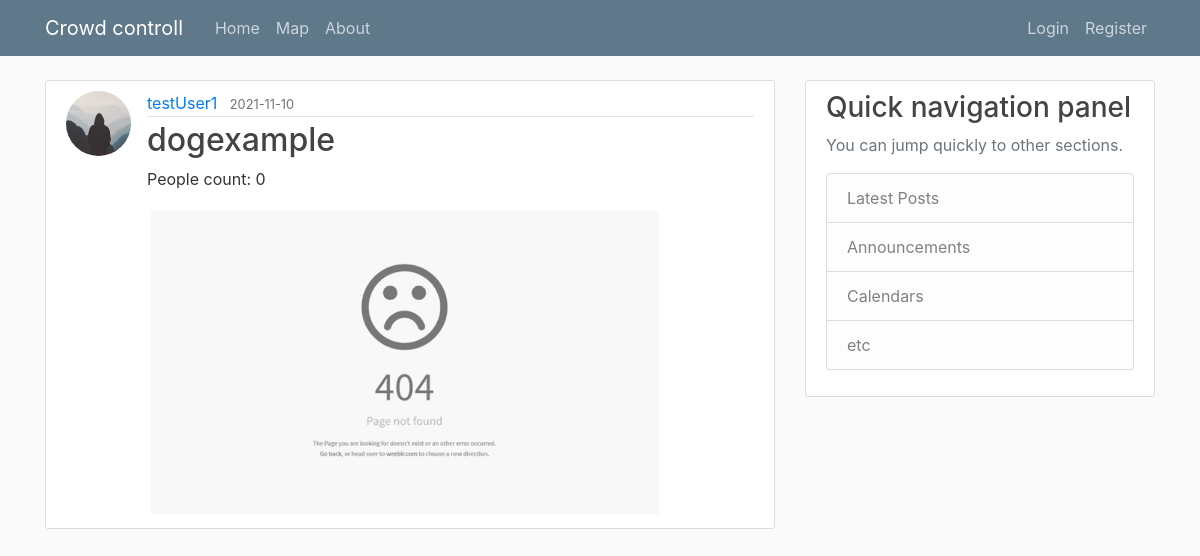
/post/1, run on the app's committed database.
### crowdControll/models.py (models this page shows, shortened)
class User(db.Model, UserMixin):
    id = db.Column(db.Integer, primary_key=True)
    username = db.Column(db.String(20), unique=True, nullable=False)
    email = db.Column(db.String(120), unique=True, nullable=False)
    image_file = db.Column(db.String(20), nullable=False, default='default.jpg')
    password = db.Column(db.String(60), nullable=False)
    posts = db.relationship('Post', backref='author', lazy=True)

class Post(db.Model):
    id = db.Column(db.Integer, primary_key=True)
    title = db.Column(db.String(100), nullable=False)
    date_posted = db.Column(db.DateTime, nullable=False, default=datetime.utcnow)
    content = db.Column(db.Text, nullable=False)
    image_file = db.Column(db.String(20), nullable=False, default='default.jpg')
    latitude = db.Column(db.Float, nullable=True)
    longitude = db.Column(db.Float, nullable=True)
    user_id = db.Column(db.Integer, db.ForeignKey('user.id'), nullable=False)

### crowdControll/routes.py (the view)
@app.route("/post/<int:post_id>")
def post(post_id):
    post = Post.query.get_or_404(post_id)
    return render_template('post.html', title=post.title, post=post)

### crowdControll/templates/post.html (shortened to what this page needs)
{% extends "layout.html" %}
{% block content %}
  <article class="media content-section">
    <img class="rounded-circle article-img" src="{{ url_for('static', filename='profile_pics/' + post.author.image_file) }}">
    <div class="media-body">
      <div class="article-metadata">
        <a class="mr-2" href="#">{{ post.author.username }}</a>
        <small class="text-muted">{{ post.date_posted.strftime('%Y-%m-%d') }}</small>
      </div>
      <h2 class="article-title">{{ post.title }}</h2>
      <p class="article-content">{{ post.content }}</p>
      <img class="testsm w3-hover-opacity w3-border" src="{{ url_for('static', filename='post_imgs/' + post.image_file) }}"  style="padding:4px;width:85%">
    </div>
  </article>
{% endblock content %}

### crowdControll/static/main.css (style rules this page uses)
body { background: #fafafa; color: #333333; margin-top: 5rem; }
h1, h2, h3, h4, h5, h6 { color: #444444; }
.content-section { background: #ffffff; padding: 10px 20px; border: 1px solid #dddddd; border-radius: 3px; margin-bottom: 20px; }
.article-title { color: #444444; }
.article-content { white-space: pre-line; }
.article-img { height: 65px; width: 65px; margin-right: 16px; }
.article-metadata { padding-bottom: 1px; margin-bottom: 4px; border-bottom: 1px solid #e3e3e3 }

### data on the page
User: image_file (placeholder picture), author.username "testUser1"
Post: date_posted "2021-11-10", title "dogexample", content "People count: 0", image_file (placeholder picture)
